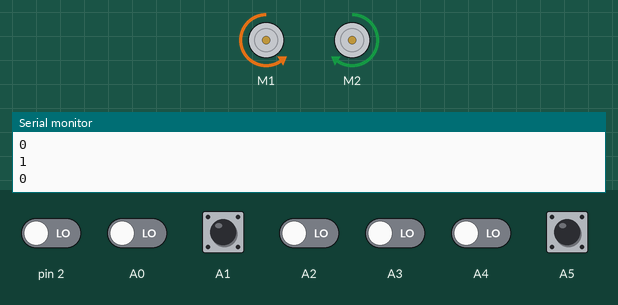
Simulated run of this sketch. Board: Arduino Uno, built with avr-gcc and run on an emulated ATmega328P. Shown: 2 × DC motor (green arrow = forward, orange = backward, longer = faster), the last lines printed to the serial monitor. Inputs (shaded band) come from the test bench; at power-on: A1, A5 HIGH, A0, A2–4, pin 2 LOW.

Above: at 1.2 s.
1.3 s: A2 driven HIGH
At 2.5 s:
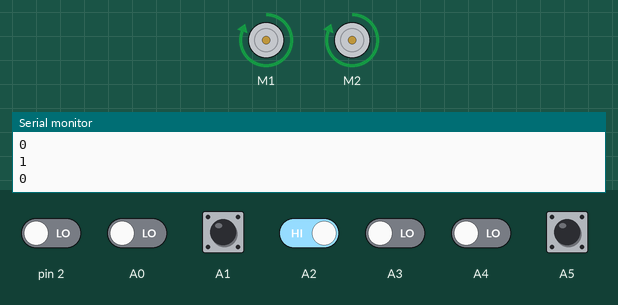
2.8 s: A3 driven HIGH
At 4.0 s:
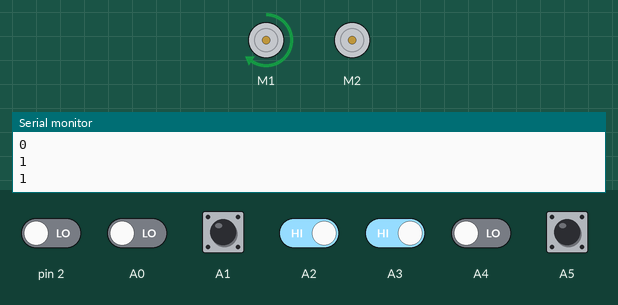
4.3 s: A4 driven HIGH
At 5.5 s:
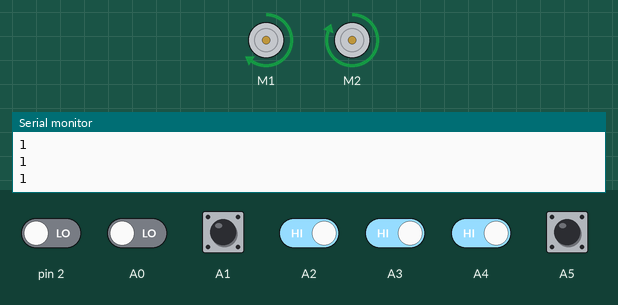
5.8 s: A0 driven HIGH
At 7.3 s:
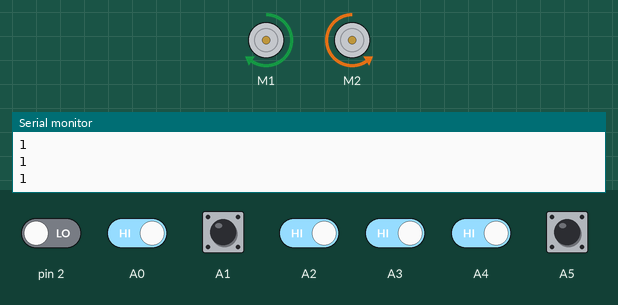
Timing chart, 0 to 8.5 s (numbered marks = the images above; inputs shaded):
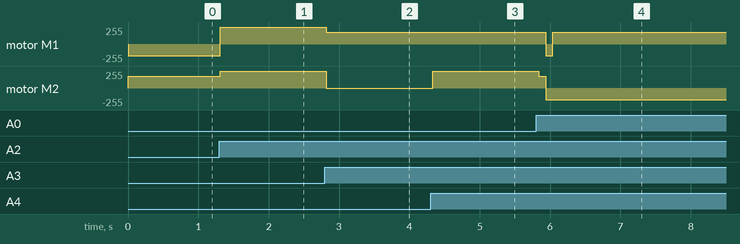

The sketch:

testing_the_final.ino
```cpp
#include <AFMotor.h>
int t = 1 ;
int d = 100 ;
int s = 175 ;
AF_DCMotor rmotor(1);
AF_DCMotor lmotor(2);
void setup() {
  pinMode(A0 , INPUT );
  pinMode(A5 , INPUT );
  pinMode(A1 , INPUT );
  pinMode(A2 , INPUT );
  pinMode(A3 , INPUT );
  pinMode(A4 , INPUT );
  pinMode(2 , INPUT );
  Serial.begin(9600);
  int pbt =  digitalRead( 2 );


}
void slowstraight(){
   rmotor.run(FORWARD);
   lmotor.run(FORWARD);
   lmotor.setSpeed(s);
   rmotor.setSpeed(s);
}
void sleft(){
   rmotor.run(FORWARD);
   lmotor.run(BACKWARD);
   lmotor.setSpeed(s);
   rmotor.setSpeed(s);
}
void sright(){
   rmotor.run(BACKWARD);
   lmotor.run(FORWARD);
   lmotor.setSpeed(s);
   rmotor.setSpeed(s);
}
void right(){
   rmotor.run(FORWARD);
   lmotor.run(FORWARD);
   lmotor.setSpeed(s);
   rmotor.setSpeed(0);
}
void fright(){
   rmotor.run(FORWARD);
   lmotor.run(FORWARD);
   lmotor.setSpeed(255);
   rmotor.setSpeed(s);
}
void left(){
   rmotor.run(FORWARD);
   lmotor.run(FORWARD);
   lmotor.setSpeed(0);
   rmotor.setSpeed(s);
}
void fleft(){
   rmotor.run(FORWARD);
   lmotor.run(FORWARD);
   lmotor.setSpeed(s);
   rmotor.setSpeed(255);
}
void straight(){
   rmotor.run(FORWARD);
   lmotor.run(FORWARD);
   lmotor.setSpeed(255);
   rmotor.setSpeed(255);
}
void freeze(){
   rmotor.run(FORWARD);
   lmotor.run(FORWARD);
   lmotor.setSpeed(0);
   rmotor.setSpeed(0);
}
void wblank(){
   slowstraight();
  delay(d);
  int fl =  digitalRead( A1 );
  int fr =  digitalRead( A0 );
  if( fr ==HIGH && fl ==HIGH)  pechemud();

}
void back(){
  rmotor.run(BACKWARD);
  lmotor.run(BACKWARD);
  lmotor.setSpeed(s);
  rmotor.setSpeed(s);
}
void pechemud(){
   back();
   delay(d);
  int fl =  digitalRead( A1 );
  int fr =  digitalRead( A0 );
  while ( fl ==HIGH || fr ==HIGH ){
   rmotor.run(FORWARD);
   lmotor.run(BACKWARD);
   lmotor.setSpeed(s);
   rmotor.setSpeed(s);
   int fl =  digitalRead( A1 );
   int fr =  digitalRead( A0 );
  }
}
void bblank(){
   rmotor.run(FORWARD);
   lmotor.run(FORWARD);
   lmotor.setSpeed(255);
   rmotor.setSpeed(255);
}

void loop (){
  int fl =  digitalRead( A1 );
  int fr =  digitalRead( A0 );
  int rr =  digitalRead( A2 );
  int rl =  digitalRead( A3 );
  int lr =  digitalRead( A4 );
  int ll =  digitalRead( A5 );
  if( rr ==HIGH && ll ==HIGH ){
    if( lr ==HIGH && rl ==HIGH ){
      if( fr ==LOW && fl ==LOW )  straight();
      else if( fr ==LOW && fl ==HIGH )  fright();
      else if( fr ==HIGH && fl ==LOW )  fleft();
      else if( fr ==HIGH && fl ==HIGH )  wblank();
    }
    else if( lr ==LOW && rl ==HIGH )  left() ;
    else if( lr ==HIGH && rl ==LOW )  right() ;
    else if( lr ==LOW && rl ==LOW )  straight() ;
  }
  else if( ll ==LOW && rr ==HIGH ) {
    if( lr ==HIGH && rl ==HIGH ) {
      if( fr ==LOW || fl ==LOW )  straight();                                                         // verify
      else if( fr ==HIGH && fl ==HIGH )  left();                                                      // verify
    }
    else if( ( lr ==LOW && rl ==HIGH ) || ( lr ==LOW && rl ==LOW ) ) {
      sleft();
      t = -1 ;                                                                                        // verify
    }
    else if( lr ==HIGH && rl ==LOW )  right() ;
  }
  else if( ll ==HIGH && rr ==LOW) {
    if( lr ==HIGH && rl ==HIGH ) {
      if( fr ==LOW || fl ==LOW )  straight();                                                         // verify
      else if( fr ==HIGH && fl ==HIGH )  right();                                                     // verify
    }
    else if( ( lr ==HIGH && rl ==LOW ) || ( lr ==LOW && rl ==LOW ) ) {
      sright();
      t = 1 ;                                                                                         // verify
    }
    else if( lr ==LOW && rl ==HIGH )  left() ;
  }
  else if( ll ==LOW && rr ==LOW ){
    if( lr ==LOW && rl ==HIGH )  left();                                                              // verify
    else if( lr ==HIGH && rl ==LOW )  right();                                                        // verify
    else if( lr ==LOW && rl ==LOW ) {
      if( fl ==LOW && fr ==LOW )  bblank();
      else if( fl ==LOW && fr ==HIGH ){
        while( fr ==HIGH ){
             left();
            fr = digitalRead(A0);
          }
      }
      else if( fl ==HIGH && fr ==LOW ){
        while( fl ==HIGH ){
             right();
            fl =digitalRead(A1);
          }
      }
      else if( fl ==HIGH && fr ==HIGH ){
        if( t < 0 ){
          while( fr ==HIGH ){
             left();
            fr = digitalRead(A0);
          }
          t = 1 ;
        }
        else if( t > 0 ){
          while( fl ==HIGH ){
             right();
            fl =digitalRead(A1);
          }
          t = -1 ;
        }
      }
    }

  }
  Serial.println(fr);
      Serial.println(fl);
      Serial.println(rr);
      Serial.println(lr);
      Serial.println(ll);
      Serial.println(rl);
      Serial.print("\n\n");
      delay(100);
}
```

Measured:
- after the input at 1.3 s, motor M1: backward 175/255 → forward 255/255 at once; motor M2: forward 175/255 → forward 255/255 at once
- after the input at 2.8 s, motor M1: forward 255/255 → forward 175/255 at once; motor M2: forward 255/255 → stopped at once
- after the input at 4.3 s, motor M2: stopped → forward 255/255 at once
- after the input at 5.8 s, motor M1: forward 175/255 → backward 175/255 after 0.14 s, → forward 175/255 0.10 s later; motor M2: forward 255/255 → forward 175/255 at once, → backward 175/255 0.10 s later
